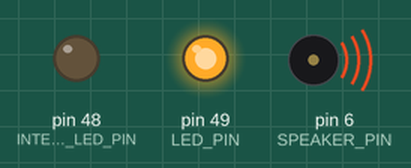
A sketch run on a simulated Arduino Mega 2560, built with avr-gcc and run on an emulated ATmega2560. Shown: output pins drawn as LEDs (lit = HIGH), buzzer (waves = sounding).

Above: at 0.09 s.
At 0.49 s:
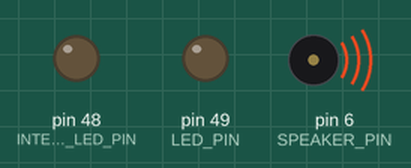
At 2.29 s:
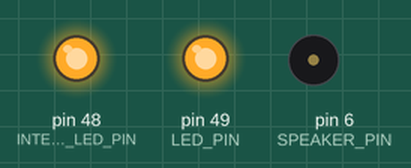
At 4.9 s:
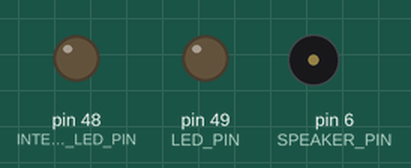
At 6.51 s:
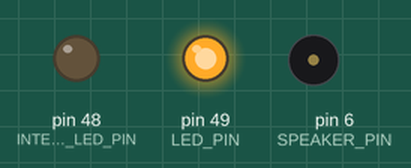
At 9.11 s:
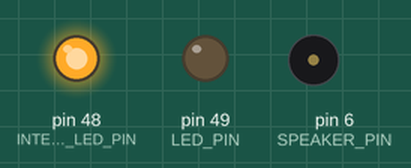
Timing chart, 0 to 10.1 s (numbered marks = the images above):
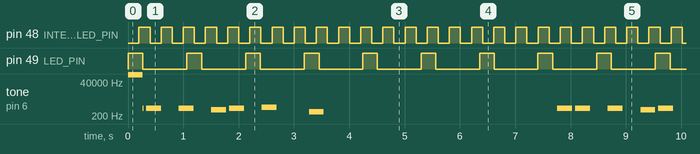

Measured:
- by itself, pin 48 (INTERRUPT_LED_PIN): alternates HIGH for 0.20 s and LOW for 0.20 s
- by itself, pin 49 (LED_PIN): alternates HIGH for 0.27 s and LOW for 0.79 s
- by itself, tone on pin 6 (SPEAKER_PIN): plays 125000 Hz for 0.26 s, 658 Hz for 0.01 s, 658 Hz for 0.27 s, 658 Hz for 0.27 s, 521 Hz for 0.27 s, 658 Hz for 0.27 s … (39 notes in this stretch)

The sketch:

Lab3-SRRI-2.ino
```cpp
/**
 * @file Lab3_DDS-2.ino
 * @author Anna Mai (2165101)
 * @author Paria Naghavi (1441396)
 * @date 28-July-2023
 * @brief UW ECE 474 Lab 3 Assignment
 *
 * A Synchronized Round Robin Scheduler that runs 2 tasks simultaneously:
 * - Flashing an LED on for 250ms and off for 750ms
 * - Playing the intro to the Super Mario Bros. theme song repeatedly, with 4 seconds of silence between each play
 *
 * Also includes an Interupt Service Routine that runs every 2ms.
 * - Every 100 ISR runs, an LED connected to pin 48 will toggle
 */

/**
 * @def LED_DDR
 * @brief This macro defines the DDR corresponding to the LED pin.
 */
#define LED_DDR   DDRL
/**
 * @def LED_PORT
 * @brief This macro defines the Port Register corresponding to the LED pin.
 */
#define LED_PORT  PORTL
/**
 * @def LED_PIN
 * @brief The pin number (49) the LED is connected to as represented by the Arduino hardware.
 */
#define LED_PIN   PL0 // pin 49
/**
 * @def LED_PIN
 * @brief The pin number (48) the LED is connected to as represented by the Arduino hardware.
 */
#define INTERRUPT_LED_PIN PL1 // pin 48

/**
 * @def SPEAKER_DDR
 * @brief This macro defines the DDR corresponding to the Speaker pin.
 */
#define SPEAKER_DDR  DDRH
/**
 * @def SPEAKER_DDR
 * @brief This macro defines the Port Register corresponding to the Speaker pin.
 */
#define SPEAKER_PORT PORTH
/**
 * @def SPEAKER_DDR
 * @brief The pin number (6) the LED is connected to as represented by the Arduino hardware.
 */
#define SPEAKER_PIN  PH3 // pin 6

/**
 * @def E
 * @brief The frequency (in Hz) to play for the note E5.
 */
#define E 659
/**
 * @def C
 * @brief The frequency (in Hz) to play for the note C5.
 */
#define C 523
/**
 * @def G
 * @brief The frequency (in Hz) to play for the note G5.
 */
#define G 784
/**
 * @def g
 * @brief The frequency (in Hz) to play for the note G4.
 */
#define g 392
/**
 * @def R
 * @brief The frequency (in Hz) to play during a rest.
 */
#define R 0

/**
 * @def MAX_SIZE
 * @brief The size of array to initialize for the scheduler's task list.
 */
#define MAX_SIZE 10

// Declare function prototypes
void flashExternalLED();
void playSpeaker();
void bit_set(volatile uint8_t& reg, uint8_t bit);
void bit_clear(volatile uint8_t& reg, uint8_t bit);
void sleep_474(int t);
void schedule_sync();

/**
 * @enum TaskState
 * @brief The various states a task can be in.
 */
enum TaskState {
  READY,
  RUNNING,
  SLEEPING
};

/**
 * @enum TaskState
 * @brief The various states a flag can be in.
 */
enum FlagState {
  PENDING,
  DONE
};


/**
 * @brief Array of function pointers to tasks to be executed.
 */
void (*taskScheduler[MAX_SIZE])() = {flashExternalLED, playSpeaker, schedule_sync, NULL}; // Adjust the array size according to the number of tasks
/**
 * @brief Array to keep track of task states.
 */
enum TaskState taskStates[MAX_SIZE] = {READY, READY, READY}; // Initialize the states for each task
/**
 * @brief Array to store sleep duration for each task.
 */
int taskSleep[MAX_SIZE] = {0, 0, 0};
/**
 * @brief Array to store the start time of sleep for each task.
 */
unsigned long taskSleepStartTime[MAX_SIZE] = {0, 0, 0};
/**
 * @brief Timer Counter.
 *
 * Stores how long (in ms) it has been since the program started running.
 * Is used to implement time-based functionalities in the program.
 */
unsigned long timerCounter = 0;
/**
 * @brief Current Task Identifier.
 *
 * Represents the index of what task is being run in the scheduler.
 */
int currentTask = 0;

/**
 * @brief Flag to signal when an ISR is completed.
 */
volatile int sFlag = READY;
/**
 * @brief A counter that tracks how many times the ISR has run since the last interrupt LED toggle.
 */
volatile long isrCounter = 0;
/**
 * @brief How many times the ISR should run before the interrupt LED gets toggled.
 */
const uint16_t toggleThreshold = 100;
/**
 * @brief Variable that is incremented by 1 in each iteration where the program waits until sFlag changes from PENDING.
 */
int x = 0;

/**
 * @brief Initializes pins, timers, and interrupts during setup.
 */
void setup() {
  // Set pins as outputs to corresponding DDR
  bit_set(LED_DDR, LED_PIN);
  bit_set(LED_DDR, INTERRUPT_LED_PIN);
  bit_set(SPEAKER_DDR, SPEAKER_PIN);

  // Set Waveform Generation bits (WGM) to Fast PWM mode to timer 4
  TCCR4A = (1 << WGM41) | (1 << WGM40);
  TCCR4B = (1 << WGM43) | (1 << WGM42);

  // Set Output Compare A (OC4A) for toggling on compare match
  TCCR4A |= (1 << COM4A0);

  // Set Timer/Counter4 prescaler to 64 (desired frequency range)
  TCCR4B |= (1 << CS41) | (1 << CS40);

  // Set the timer mode and prescaler to achieve 2ms interval for ISR
  TCCR3A = 0; // Normal operation
  TCCR3B = (1 << WGM32) | (1 << CS31) | (1 << CS30); // CTC mode, prescaler 64
  OCR3A = 500;


  // Enable TIMER3 compare match A interrupt
  TIMSK3 |= (1 << OCIE3A);

  // Enable global interrupts
  sei();
}

/**
 * @brief Controls the execution of tasks based on the process list and scheduler.
 */
void loop() {
  // Enter the loop when a task is present and not null
  while (taskScheduler[currentTask] != NULL) {
    // Run the task if it is not in the SLEEPING state
    if (taskStates[currentTask] != SLEEPING) {
      taskScheduler[currentTask]();
      // Change the task state to RUNNING
      taskStates[currentTask] = RUNNING;
    }
    // Increment the currentTask and timerCounter
    currentTask = (currentTask + 1) % 10;
    timerCounter++;
    // Delay for 1ms
    delay(1);
  }
  // Reset the currentTask to 0
  currentTask = 0;
}

/**
 * @brief Flashes the LED connected to pin 49 on for 250ms and off for 750ms
 */
void flashExternalLED() {
  const int onInterval = 250;
  int interval = 1000;   // Total interval (1s)

  // Calculate the remainder of the division of timerCounter by interval to determine when to turn the LED on or off.
  if (timerCounter % interval <= onInterval) {
    bit_set(LED_PORT, LED_PIN); // Turn the LED on
  } else {
    bit_clear(LED_PORT, LED_PIN); // Turn the LED off
  }
}

/**
 * @brief Cycles through a melody array and returns the next frequency to play.
 * @return The frequency (in Hz) of the next note to be played in the melody.
 */
int songCycle() {
  // Melody and beats arrays represent the notes and their durations
  int melody[] = {E, R, E, R, R, E, R, R, C, R, E, R, R, G, R, R, R, g, R};
  int beats[]  = {5, 1, 5, 1, 5, 5, 1, 5, 5, 1, 5, 1, 5, 5, 1, 5, 5, 5, 80};
  int melodyLength = sizeof(melody) / sizeof(melody[0]);

  // Static variables for keeping track of the current note and time since a note started playing
  static long currentTime = timerCounter;
  static int noteIndex;

  // Calculate the duration of the current note in milliseconds
  int noteDuration = 50 * beats[noteIndex];

  // Retrieve the frequency of the next note to be played
  int freq = melody[noteIndex];

  // Play the note for its specified duration
  // If the elapsed time since the last note is greater than or equal to the duration,
  // move to the next note and update the current time
  if (timerCounter - currentTime >= noteDuration) {
    noteIndex++;
    currentTime = timerCounter;
  }

  // Check if all notes in the melody have been played
  if (noteIndex >= melodyLength) {
    // If the end of the melody is reached, reset the noteIndex to 0 to start over
    noteIndex = 0;
    // depreciated use of sleep_474 because we found out from TAs that you can hard code the 4s downtime
    // sleep_474(4000); // 4-second sleep between song cycles
  }
  return freq; // Return the frequency of the next note to be played
}

/**
 * @brief Plays a theme from a song and introduces a sleep interval of 4s between plays.
 */
void playSpeaker() {
  // extract freq from songCycle
  int freq = songCycle();
  //Check if the frequency is 0 (rest) or a valid musical note
  if (freq == 0) {
  // If the frequency is 0 (rest), set OCR4A to 0 to produce silence (no sound)
    OCR4A = 0;
  } else {
  // If the frequency is a valid musical note, calculates the value of OCR4A  based on the frequency.
  // OCR4A controls the output frequency of the speaker
    OCR4A = (F_CPU / (64UL * freq)) / 2; //The value of OCR4A is set according to the frequency returned from speakerCycle()
  }
}

/**
 * @brief Set a bit to 1 in the given register at the specified bit position.
 * @param[in, out] reg The register in which the bit is to be set to 1.
 * @param[in] bit The bit position (0 to 7) to set to 1 in the register.
 */
void bit_set(volatile uint8_t& reg, uint8_t bit) {
  reg |= (1 << bit);
}

/**
 * @brief Set a bit to 0 in the given register at the specified bit position.
 * @param[in, out] reg The register in which the bit is to be set to 0.
 * @param[in] bit The bit position (0 to 7) to set to 0 in the register.
 */
void bit_clear(volatile uint8_t& reg, uint8_t bit) {
  reg &= ~(1 << bit);
}

/**
 * @brief Puts the current task to sleep for a specified duration.
 *
 * This function is currently not being used, as the TAs have said that we can hard code in a 4s sleep in playSpeaker()
 *
 * @param[in] t The duration (in some unit) for which the task should sleep.
 */
void sleep_474(int t) {
  taskStates[currentTask] = SLEEPING; // Set the task state to SLEEPING
  taskSleepStartTime[currentTask] = timerCounter; // Record the current time as the start time of sleep
  taskSleep[currentTask] = t; // Set the sleep duration for the current task
}

/**
 * @brief Interrupt Service Routine for TIMER3_COMPA vector.
 */
ISR(TIMER3_COMPA_vect) {
  isrCounter++; // Increment the ISR counter
  if (isrCounter >= toggleThreshold) {
    LED_PORT ^= (1 << INTERRUPT_LED_PIN); // Toggle the interrupt indivator LED
    isrCounter = 0; // Reset the counter after LED toggle
  }
  sFlag = DONE; // Set the sFlag to DONE to signal task completion
}

/**
 * @brief Synchronizes task scheduling and state transitions.
 */
void schedule_sync() {
  while (sFlag == PENDING) {
    x += 1; // Increment the variable x while waiting for sFlag change
  }
  unsigned long currentTime = timerCounter; // Get the current time
  // This current conditional is not being used as the 4s sleep for playSpeaker() has been hardcoded in.
  if (taskStates[currentTask] == SLEEPING) {
    unsigned long elapsedTime = currentTime - taskSleepStartTime[currentTask];
    if (elapsedTime >= taskSleep[currentTask]) {
      // If the sleep duration has passed, set the task state to READY
      taskStates[currentTask] = READY;
    }
  } else {
    taskStates[currentTask] = READY; // Set the task state to READY
  }
  sFlag = PENDING; // Reset sFlag to PENDING for the next synchronization iteration
}
```
